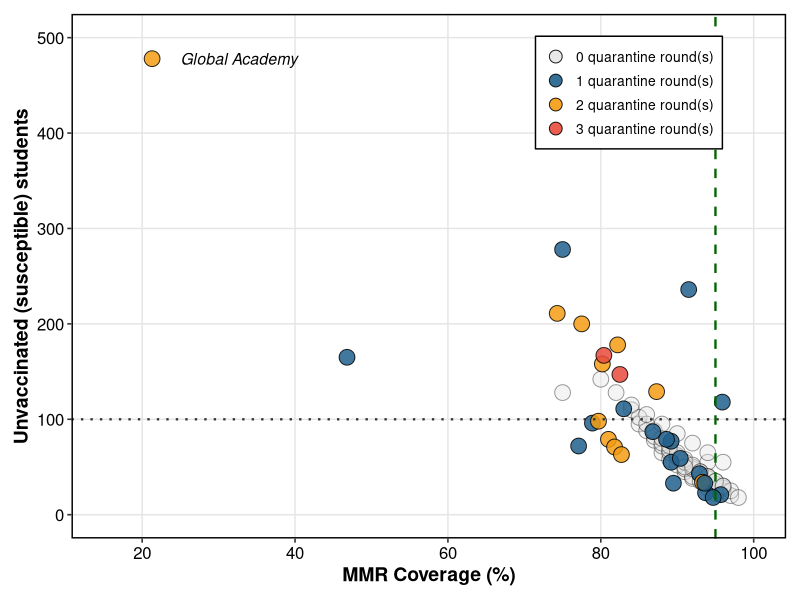

Recreate this plot in R.
library(ggplot2)
library(dplyr)
library(tidyr)
library(patchwork)

# -----------------------------------------------------------------------------
# DATA
# -----------------------------------------------------------------------------

# Exposure sites (31 schools)
exposure_sites <- data.frame(
  School = c("Global Academy of SC", "Fairforest Elementary", "Chapman High", 
             "James H. Hendrix Elementary", "T. E. Mabry Middle", "Tyger River Elementary",
             "Inman Elementary", "Chesnee Elementary", "Jesse S. Bobo Elementary",
             "Libertas Academy", "Westgate Christian School", "Campobello-Gramling School",
             "Oakland Elementary", "Holly Springs-Motlow Elem.", "Crestview Elementary",
             "Berry Shoals Elementary", "Landrum High", "Boiling Springs Middle",
             "Boiling Springs High", "Rainbow Lake Middle", "Boiling Springs Elementary",
             "Starr Elementary", "Sugar Ridge Elementary", "Abner Creek Middle",
             "Cooley Springs-Fingerville Elem.", "Mayo Elementary", "Cannons Elementary",
             "Dorman High", "New Prospect Elementary", "Inman Intermediate", "Lyman Elementary"),
  Coverage = c(21.3, 82.5, 87.3, 86.8, 81.0, 89.2, 78.9, 92.9, 93.7, 74.3, 46.8, 80.2,
               83.0, 79.7, 90.4, 93.3, 93.6, 75.0, 91.5, 82.2, 80.4, 95.7, 77.5, 89.2,
               77.1, 89.5, 94.7, 95.9, 81.8, 82.7, 88.6),
  Susceptibles = c(478, 147, 129, 87, 79, 55, 96, 43, 23, 211, 165, 158, 111, 98, 59,
                   34, 33, 278, 236, 178, 167, 21, 200, 77, 72, 33, 18, 118, 71, 63, 79),
  Rounds = c(2, 3, 2, 1, 2, 1, 1, 1, 1, 2, 1, 2, 1, 2, 1, 2, 1, 1, 1, 2, 3, 1, 2, 1, 1, 1, 1, 1, 2, 2, 1),
  Peak_Quarantined = c(13, 14, 5, 40, 13, 17, 8, 5, 10, 28, 10, 46, 6, 59, 22, 14, 6, 10, 11, 10, 21, 17, 5, 35, 22, 8, 8, 5, 25, 22, 5),
  Is_Exposure = TRUE
)

# Non-exposure schools (63 total)
non_exposure_schools <- data.frame(
  School = paste0("School_", 1:63),
  Coverage = c(91, 92, 93, 94, 95, 96, 97, 88, 89, 90, 91, 92, 93, 94, 95,
               87, 88, 89, 90, 91, 92, 93, 94, 95, 96, 85, 86, 87, 88, 89,
               90, 91, 92, 93, 94, 95, 96, 97, 98, 84, 85, 86, 87, 88, 89,
               90, 91, 92, 93, 94, 95, 96, 80, 82, 84, 86, 88, 90, 92, 94, 96, 91, 75),
  Susceptibles = c(45, 38, 42, 55, 30, 25, 20, 65, 58, 52, 48, 40, 35, 28, 22,
                   78, 72, 65, 60, 55, 48, 42, 38, 32, 28, 95, 88, 82, 75, 68,
                   62, 55, 50, 45, 40, 35, 30, 25, 18, 110, 102, 95, 88, 80, 72,
                   65, 58, 52, 45, 40, 35, 30, 142, 128, 115, 105, 95, 85, 75, 65, 55, 50, 128),
  Rounds = 0,
  Peak_Quarantined = 0,
  Is_Exposure = FALSE
)

# Combine all schools
all_schools <- bind_rows(exposure_sites, non_exposure_schools)

# Make Rounds a factor with all levels including 0
all_schools <- all_schools %>%
  mutate(Rounds = factor(Rounds, levels = c("0", "1", "2", "3")))

# Color scheme - including 0 for non-exposure
round_colors <- c(
  "0" = "gray90",      # Non-exposure schools
  "1" = "#21618C",     # Blue
  "2" = "#F39C12",     # Orange
  "3" = "#E74C3C"      # Red
)

# -----------------------------------------------------------------------------
# PLOT
# -----------------------------------------------------------------------------
panel_B <- ggplot(all_schools, aes(x = Coverage, y = Susceptibles)) +
  # Non-exposure schools first (gray, underneath)
  geom_point(data = all_schools %>% filter(!Is_Exposure),
             aes(fill = Rounds), 
             shape = 21, size = 5, stroke = 0.5, alpha = 0.4) +
  # Exposure sites on top (colored, more visible)
  geom_point(data = all_schools %>% filter(Is_Exposure),
             aes(fill = Rounds), 
             shape = 21, size = 5, stroke = 0.5, alpha = 0.85) +
  # Threshold lines
  geom_vline(xintercept = 95, linetype = "dashed", color = "darkgreen", linewidth = 0.8) +
  geom_hline(yintercept = 100, linetype = "dotted", color = "gray20", linewidth = 0.8) +
  # Label Global Academy
  annotate("text", x = 25, y = 478, label = "Global Academy", 
           fontface = "italic", size = 4, hjust = 0) +
  # Scales
  scale_fill_manual(
    values = round_colors,
    labels = c("0 quarantine round(s)", "1 quarantine round(s)", 
               "2 quarantine round(s)", "3 quarantine round(s)"),
    name = NULL
  ) +
  scale_x_continuous(limits = c(15, 100), breaks = seq(20, 100, 20)) +
  scale_y_continuous(limits = c(0, 500), breaks = seq(0, 500, 100)) +
  labs(x = "MMR Coverage (%)", y = "Unvaccinated (susceptible) students") +
  theme_bw(base_size = 12) +
  theme(
    legend.position = c(0.78, 0.85),
    legend.background = element_rect(fill = "white", color = "black", linewidth = 0.5),
    legend.title = element_blank(),
    legend.text = element_text(size = 10),
    legend.spacing.y = unit(0.2, "cm"),
    plot.margin = margin(10, 10, 10, 10),
    axis.title.x = element_text(size = 14, face = "bold"),
    axis.title.y = element_text(size = 14, face = "bold"),
    axis.text.x = element_text(size = 12, color = "black"),
    axis.text.y = element_text(size = 12, color = "black"),
    panel.border = element_rect(color = "black", fill = NA, linewidth = 1),
    panel.grid.major = element_line(color = "gray90", linewidth = 0.5),
    panel.grid.minor = element_blank()
  ) +
  guides(fill = guide_legend(override.aes = list(size = 4, alpha = 0.9)))

panel_B